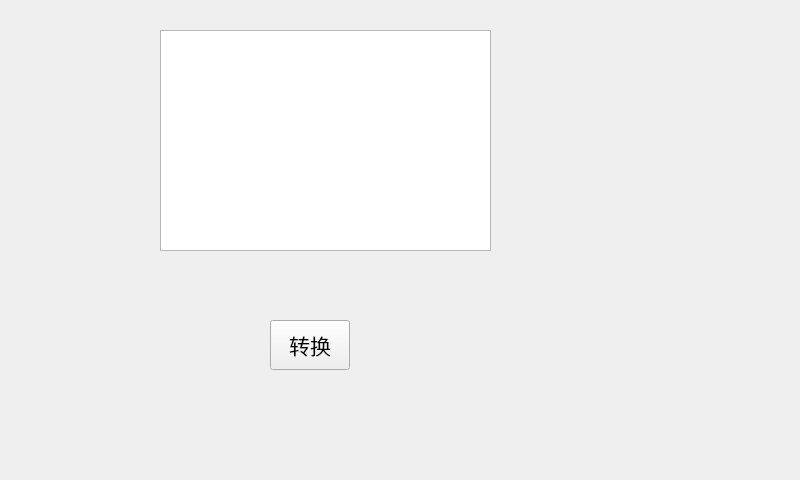
<?xml version="1.0" encoding="UTF-8"?>
<ui version="4.0">
 <class>TextToSpeech</class>
 <widget class="QWidget" name="TextToSpeech">
  <property name="geometry">
   <rect>
    <x>0</x>
    <y>0</y>
    <width>800</width>
    <height>480</height>
   </rect>
  </property>
  <property name="windowTitle">
   <string>TextToSpeech</string>
  </property>
  <widget class="QPushButton" name="pushButton">
   <property name="geometry">
    <rect>
     <x>270</x>
     <y>320</y>
     <width>80</width>
     <height>50</height>
    </rect>
   </property>
   <property name="minimumSize">
    <size>
     <width>0</width>
     <height>50</height>
    </size>
   </property>
   <property name="font">
    <font>
     <family>Agency FB</family>
     <pointsize>16</pointsize>
    </font>
   </property>
   <property name="text">
    <string>转换</string>
   </property>
  </widget>
  <widget class="QTextEdit" name="textEdit">
   <property name="geometry">
    <rect>
     <x>160</x>
     <y>30</y>
     <width>331</width>
     <height>221</height>
    </rect>
   </property>
   <property name="font">
    <font>
     <family>Agency FB</family>
     <pointsize>16</pointsize>
    </font>
   </property>
  </widget>
 </widget>
 <resources/>
 <connections/>
</ui>
